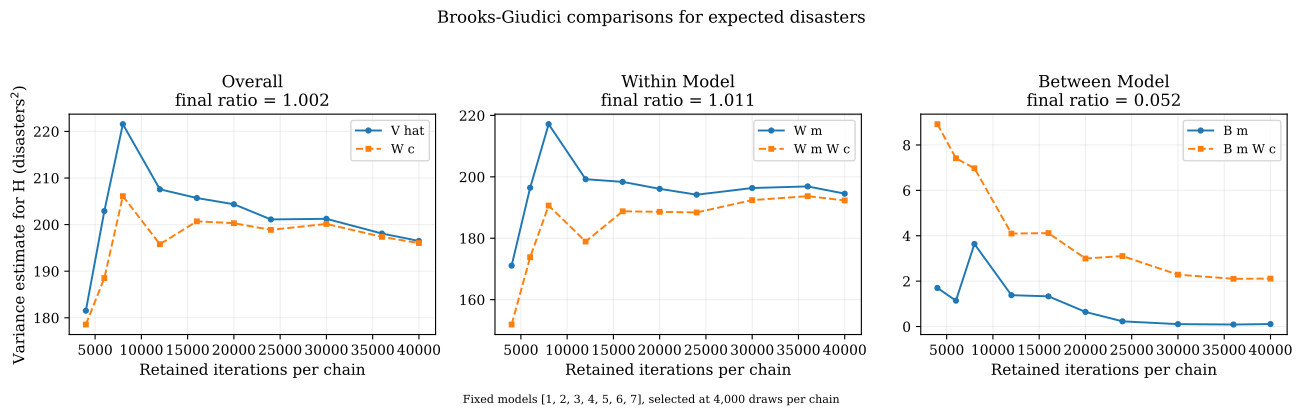

Python code for this plot:
"""Brooks-Giudici variance comparisons from the five saved baseline chains."""

import argparse
from collections import Counter
import csv
import json
from pathlib import Path
import sys

sys.path.insert(0, str(Path(__file__).resolve().parents[1]))
from common import BaseRJMCMC, baseline_chains, style  # noqa: E402
import matplotlib.pyplot as plt  # noqa: E402
import numpy as np  # noqa: E402


DEFAULT_CHECKPOINTS = (1000, 2000, 4000, 6000, 8000, 12000, 16000,
                       20000, 24000, 30000, 36000, 40000)
COMPARISONS = (
    ("overall", "V_hat", "W_c", "V_hat_over_W_c"),
    ("within_model", "W_m", "W_m_W_c", "W_m_over_W_m_W_c"),
    ("between_model", "B_m", "B_m_W_c", "B_m_over_B_m_W_c"),
)


def counts_and_eligible(chains, n):
    counts = {chain_id: Counter(draw.state.k for draw in draws[:n])
              for chain_id, draws in chains.items()}
    eligible = sorted(set.intersection(*(
        {k for k, count in cell.items() if count >= 2}
        for cell in counts.values()
    )))
    return counts, eligible


def histories(chains, n):
    # The first retained draw is a synthetic initial state, sliced away by
    # two_way_anova(burn_in=0); all n CSV draws are therefore used exactly once.
    return [[draws[0].state] + [draw.state for draw in draws[:n]]
            for draws in chains.values()]


def h_statistic(state):
    return state.H


def k_statistic(state):
    return state.k


def final_rows(result, statistic, subset, all_models, coverage):
    rows = []
    pairs = COMPARISONS if statistic == "H" else COMPARISONS[:1]
    for comparison, numerator, denominator, ratio_name in pairs:
        ratio = result["ratios"][ratio_name]
        rows.append({
            "statistic": statistic,
            "model_subset": subset,
            "comparison": comparison,
            "numerator_name": numerator,
            "numerator": result[numerator],
            "denominator_name": denominator,
            "denominator": result[denominator],
            "variance_ratio": ratio,
            "sqrt_variance_ratio": (float(np.sqrt(ratio)) if ratio is not None
                                    and np.isfinite(ratio) and ratio >= 0 else ""),
            "selected_models": json.dumps(result["selected_models"]),
            "excluded_observed_models": json.dumps(sorted(
                set(all_models) - set(result["selected_models"]))),
            "visit_counts": json.dumps(result["visit_counts"], sort_keys=True),
            "retained_draws_per_chain": result["retained_draws_per_chain"],
            "selected_draw_coverage": coverage,
        })
    return rows


def main():
    parser = argparse.ArgumentParser(description=__doc__)
    parser.add_argument("--checkpoints", type=int, nargs="*",
                        default=DEFAULT_CHECKPOINTS)
    parser.add_argument("--reference-checkpoint", type=int, default=4000,
                        help="Select a fixed model set from this prefix")
    args = parser.parse_args()
    style()
    chains = baseline_chains()
    n_total = len(next(iter(chains.values())))
    if not 1 <= args.reference_checkpoint <= n_total:
        parser.error("Reference checkpoint must be within the retained chain")
    checkpoints = sorted(set(args.checkpoints) | {args.reference_checkpoint, n_total})
    if checkpoints[0] < 1 or checkpoints[-1] > n_total:
        parser.error("Every checkpoint must be within the retained chain")

    _, fixed_models = counts_and_eligible(chains, args.reference_checkpoint)
    _, all_final_eligible = counts_and_eligible(chains, n_total)
    if len(fixed_models) < 2 or len(all_final_eligible) < 2:
        raise ValueError("At least two models need two visits in every chain")
    all_final_observed = sorted({draw.state.k for draws in chains.values()
                                 for draw in draws})
    checkpoints_rows = []
    plotted = []
    for n in checkpoints:
        counts, eligible = counts_and_eligible(chains, n)
        missing = sorted(set(fixed_models) - set(eligible))
        row = {
            "retained_iterations_per_chain": n,
            "eligible_models_at_checkpoint": json.dumps(eligible),
            "fixed_selected_models": json.dumps(fixed_models),
            "excluded_observed_models": json.dumps(sorted(
                set(k for cell in counts.values() for k in cell) - set(fixed_models))),
            "visit_counts": json.dumps({i: dict(sorted(cell.items()))
                                        for i, cell in counts.items()}, sort_keys=True),
            "status": "skipped: fixed models not yet eligible" if missing else "included",
            "V_hat": "", "W_c": "", "W_m": "", "W_m_W_c": "",
            "B_m": "", "B_m_W_c": "",
            "V_hat_over_W_c": "", "W_m_over_W_m_W_c": "",
            "B_m_over_B_m_W_c": "",
        }
        if not missing:
            result = BaseRJMCMC.two_way_anova(
                histories(chains, n), h_statistic, models=fixed_models
            )
            for key in ("V_hat", "W_c", "W_m", "W_m_W_c", "B_m", "B_m_W_c"):
                row[key] = result[key]
            row.update(result["ratios"])
            plotted.append((n, result))
        checkpoints_rows.append(row)
    if len(plotted) < 2:
        raise ValueError("Need at least two eligible checkpoints for a progression")

    final_histories = histories(chains, n_total)
    all_draws_n = len(chains) * n_total
    def coverage(models):
        return sum(draw.state.k in models for draws in chains.values()
                   for draw in draws) / all_draws_n

    fixed_h = plotted[-1][1]
    fixed_k = BaseRJMCMC.two_way_anova(
        final_histories, k_statistic, models=fixed_models
    )
    full_h = BaseRJMCMC.two_way_anova(
        final_histories, h_statistic, models=all_final_eligible
    )
    full_k = BaseRJMCMC.two_way_anova(
        final_histories, k_statistic, models=all_final_eligible
    )
    rows = []
    for subset, models, h_result, k_result in (
        ("fixed_progression", fixed_models, fixed_h, fixed_k),
        ("all_final_eligible", all_final_eligible, full_h, full_k),
    ):
        rows.extend(final_rows(h_result, "H", subset, all_final_observed,
                               coverage(models)))
        rows.extend(final_rows(k_result, "k", subset, all_final_observed,
                               coverage(models)))

    path = Path(__file__)
    with path.with_suffix(".csv").open("w", newline="", encoding="utf-8") as stream:
        writer = csv.DictWriter(stream, fieldnames=list(rows[0]))
        writer.writeheader()
        writer.writerows(rows)
    with (path.parent / "convergence_checkpoints.csv").open(
        "w", newline="", encoding="utf-8"
    ) as stream:
        writer = csv.DictWriter(stream, fieldnames=list(checkpoints_rows[0]))
        writer.writeheader()
        writer.writerows(checkpoints_rows)

    figure, axes = plt.subplots(1, 3, figsize=(13.2, 4.1), sharex=True)
    x = np.asarray([n for n, _ in plotted])
    for axis, (title, left, right, ratio_key) in zip(axes, COMPARISONS):
        axis.plot(x, [result[left] for _, result in plotted], "o-",
                  markersize=3.5, linewidth=1.4, label=left.replace("_", " "))
        axis.plot(x, [result[right] for _, result in plotted], "s--",
                  markersize=3.2, linewidth=1.4, label=right.replace("_", " "))
        final_ratio = plotted[-1][1]["ratios"][ratio_key]
        axis.set_title(f"{title.replace('_', ' ').title()}\nfinal ratio = {final_ratio:.3f}")
        axis.set_xlabel("Retained iterations per chain")
        axis.grid(alpha=0.2)
        axis.legend()
    axes[0].set_ylabel("Variance estimate for H (disasters$^2$)")
    figure.suptitle("Brooks-Giudici comparisons for expected disasters")
    figure.text(0.5, 0.02,
                f"Fixed models {fixed_models}, selected at {args.reference_checkpoint:,} draws per chain",
                ha="center", fontsize=8)
    figure.tight_layout(rect=(0, 0.045, 1, 0.94))
    figure.savefig(path.with_suffix(".pdf"))
    print(f"Fixed models: {fixed_models}; all final eligible: {all_final_eligible}")
    print(f"Final H variance ratio V_hat/W_c (fixed): {fixed_h['ratios']['V_hat_over_W_c']:.4f}")
    print(f"Final k variance ratio V_hat/W_c (fixed): {fixed_k['ratios']['V_hat_over_W_c']:.4f}")


if __name__ == "__main__":
    main()
